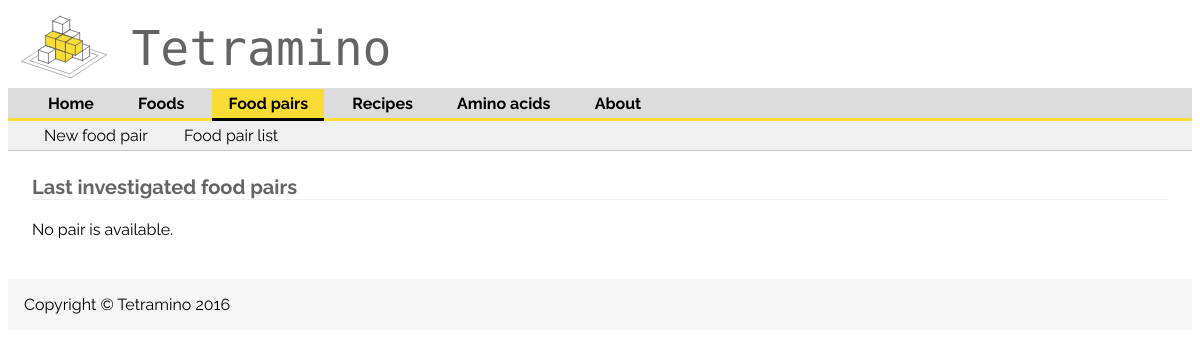
The page /foodPairList/ on the database as committed earlier.
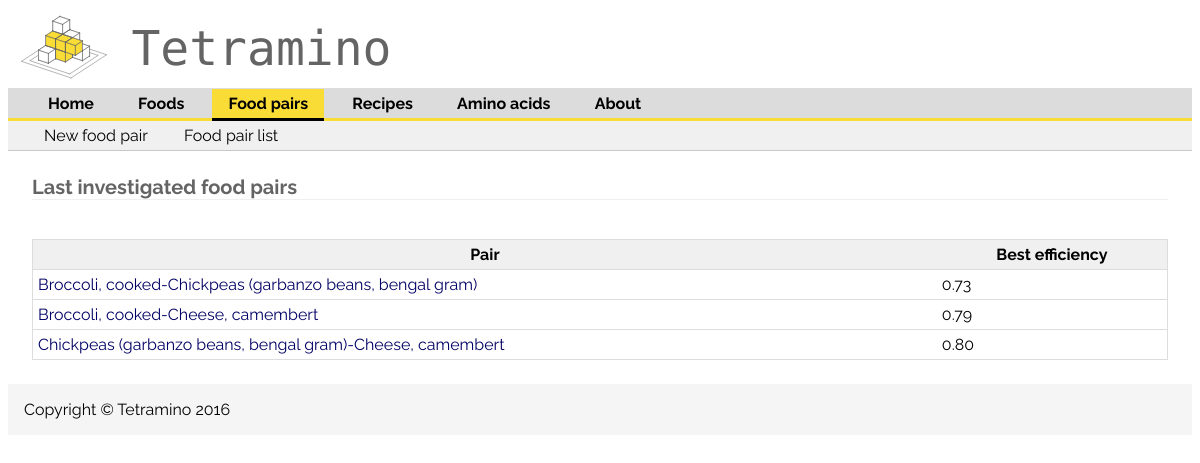
The same page on the database as committed later.
### aminoApp/models.py (models this page shows, shortened)
class FoodPair(models.Model):
    foodOneId = models.IntegerField()
    foodTwoId = models.IntegerField() #models.ForeignKey(Food)
    pair_name = models.CharField(max_length=30, null=True)
    bestEfficiency = models.FloatField(null=True)
    bestProportion = models.FloatField(null=True)
    angleAbsolute = models.FloatField(null=True)
    angleIncomplete = models.FloatField(null=True)

### aminoApp/views.py (the view)
# urls.py: url(r'^foodPairList/', views.showFoodPairList, name='foodPairTable'),
def showFoodPairList(request):
    pairList= FoodPair.objects.order_by('-pk')[:25]
    context = {'pairList': pairList}
    return render(request, 'aminoApp/foodPairTable.html', context)

### aminoApp/templates/aminoApp/foodPairTable.html (shortened to what this page needs)
{% extends "aminoApp/baseAssociations.html" %}
{% block content %}
<h1>Last investigated food pairs</h1>
    {% if pairList %}
        <table style="width:100%">
            <tr>
                <th>Pair</th>
                <th>Best efficiency</th>
            </tr>
        {% for pair in pairList %}
            <tr>
                <td><a href="/aminoApp/inspectLoadedFoodPair/{{ pair.pk }}/">{{ pair.pair_name }}</a> </td>
                <td>{{ pair.bestEfficiency |floatformat:2}}</td>
            </tr>
        {% endfor %}
        </table>
    {% else %}
        <p>No pair is available.</p>
    {% endif %}
{% endblock %}

Rows that differ between the two databases and show on the page:
added FoodPair: pair_name "Broccoli, cooked-Chickpeas (garbanzo beans, bengal gram)", bestEfficiency "0.73"
added FoodPair: pair_name "Broccoli, cooked-Cheese, camembert", bestEfficiency "0.79"
added FoodPair: pair_name "Chickpeas (garbanzo beans, bengal gram)-Cheese, camembert", bestEfficiency "0.80"
Other text that changed with them:
text no longer shown: "No pair is available."
text now shown: "Pair Best efficiency"
